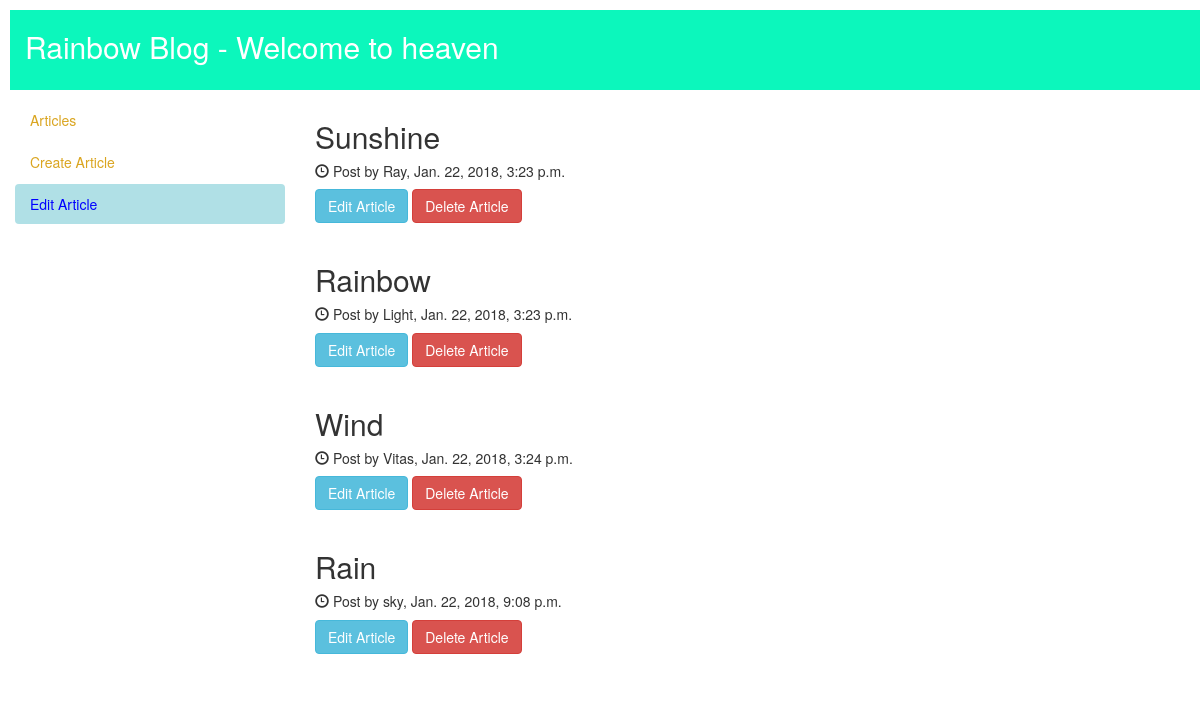
Page /articles/edit on the earlier database version.
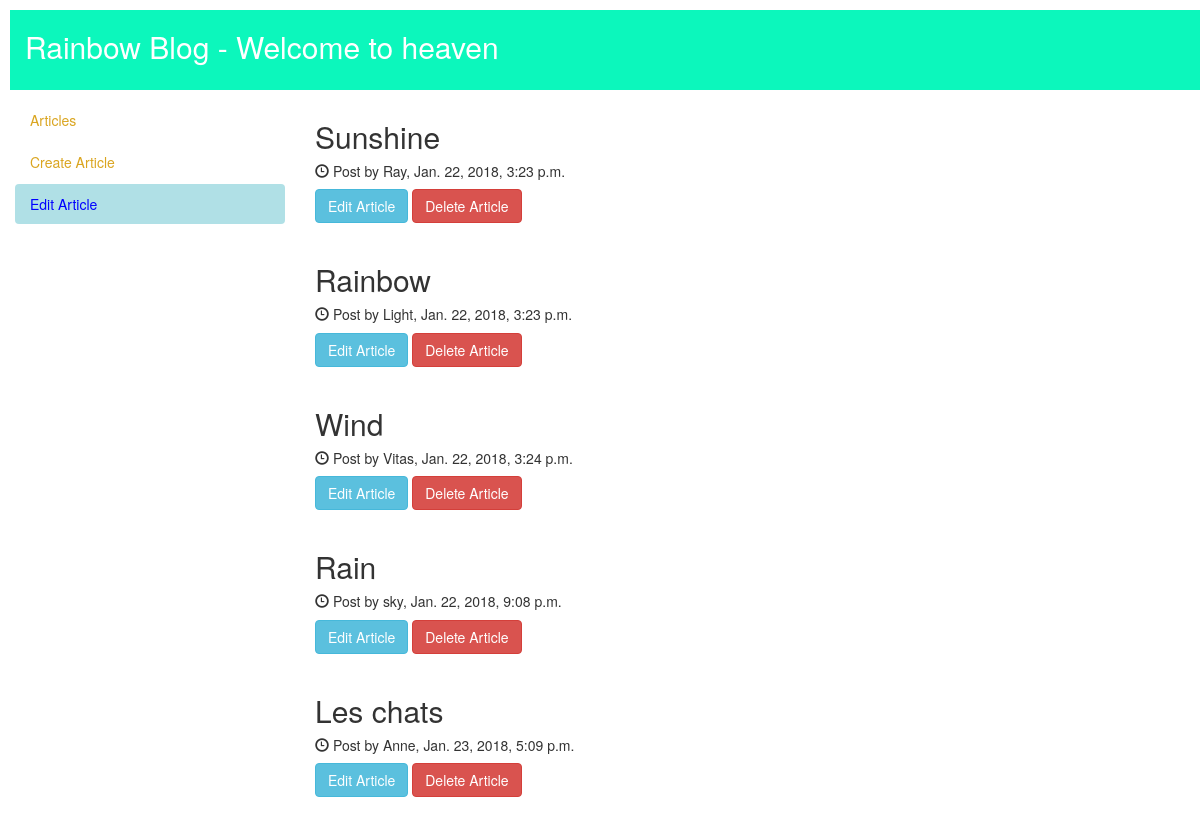
Same page on the later database version.
### articles/models.py (models this page shows, shortened)
class Articles (models.Model):
    title = models.CharField(max_length = 255)
    description = models.TextField()
    author = models.CharField(max_length = 255)
    created_at = models.DateTimeField(auto_now_add = True)
    updated_at = models.DateTimeField(auto_now = True)

### articles/views.py (the view)
def edit_articles(request):
    list_articles = Articles.objects.all()
    context = {'articles': list_articles}
    return render(request, 'articles/editArticles.html', context)

### articles/templates/articles/editArticles.html
{% extends 'articles/base.html' %}
{% block content %}
    {% for article in articles %}
        <h2>{{ article.title }}</h2>
        <h5><span class="glyphicon glyphicon-time"></span> Post by {{ article.author }}, {{ article.created_at }}</h5>
        <a href="#" class="btn btn-info">Edit Article</a>
        <a href="#" class="btn btn-danger">Delete Article</a>
        <br><br>
    {% endfor %}
{% endblock %}
{% block menu %}
	<ul class="nav nav-pills nav-stacked">
        <li class=""><a href="{% url 'articles:list_articles' %}" style=color:goldenrod>Articles</a></li>
        <li class=""><a href="{% url 'articles:create_articles' %}" style=color:goldenrod>Create Article</a></li>
        <li class="active"><a href="{% url 'articles:edit_articles' %}" style="background-color:powderblue; color:blue;">Edit Article</a></li>
      </ul>
{% endblock %}

Differences in the rows shown:
added Articles: title "Les chats", author "Anne", created_at "Jan. 23, 2018, 5:09 p.m."
